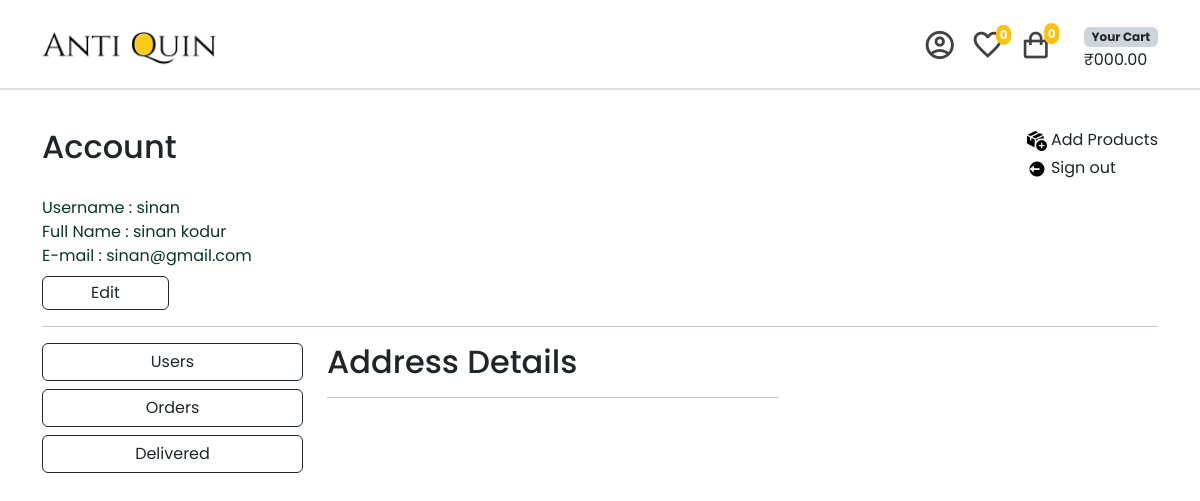
Before: /account/orders-details/161/ (signed in) with the older database file.
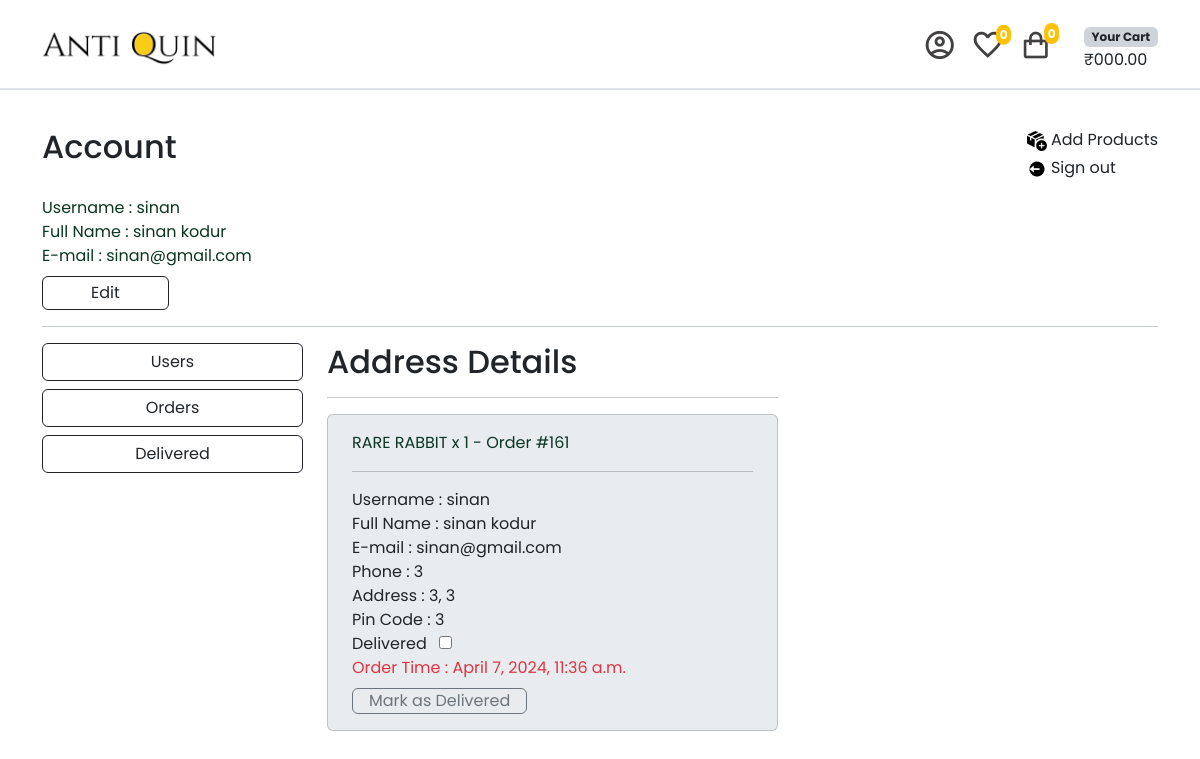
After: the same page with the newer database file.
### order/models.py (models this page shows, shortened)
class OrderItem(models.Model):
    order = models.ForeignKey(Order, on_delete=models.CASCADE)
    product = models.ForeignKey(Product, on_delete=models.CASCADE)
    quantity = models.PositiveIntegerField()
    price = models.DecimalField(max_digits=10, decimal_places=2)
    subtotal = models.DecimalField(max_digits=10, decimal_places=2, blank=True, null=True)
    def __str__(self):
        return f"{self.product.name} x {self.quantity} - Order #{self.order.id}"

class Order(models.Model):
    ORDERED = 'ordered'
    DISPATCHED = 'dispatched'
    DELIVERED = 'delivered'
    STATUS_CHOICES = (
        (ORDERED, 'Ordered'),
        (DISPATCHED, 'Dispatched'),
        (DELIVERED, 'Delivered')
    )
    user = models.ForeignKey(User, on_delete=models.CASCADE)
    first_name = models.CharField(max_length=100)
    last_name = models.CharField(max_length=100)
    email = models.EmailField(blank=True, null=True)
    address = models.TextField()
    pincode = models.IntegerField()
    place = models.CharField(max_length=100)
    phone = models.IntegerField()
    created_at = models.DateTimeField(auto_now_add=True)
    is_cancelled = models.BooleanField(default=False)
    is_delivered = models.BooleanField(default=False)
    paid = models.BooleanField(default=False)
    paid_amount = models.IntegerField(blank=True, null=True)
    status = models.CharField(max_length=20, choices=STATUS_CHOICES, default=ORDERED)

### item/models.py (models this page shows, shortened)
class Product(models.Model):
    category = models.ForeignKey(Category, related_name='items', on_delete=models.CASCADE)
    name = models.CharField(max_length=255)
    description = models.CharField(max_length=255, null=True, blank=True)
    price = models.DecimalField(max_digits=10, decimal_places=2)
    image = models.ImageField(null=True, blank=True, upload_to="images/")
    is_sold = models.BooleanField(default=False)
    quantity = models.PositiveIntegerField(default=1)
    created_by = models.ForeignKey(User, related_name='items', on_delete=models.CASCADE)
    created_at = models.DateTimeField(auto_now_add=True)
    class Meta:
        verbose_name_plural = 'Products'
        ordering = ('created_at',)

### account/views.py (the view)
# urls.py: path('orders-details/<int:pk>/',views.orders_details, name='orders_details'),
@login_required
def orders_details(request, pk):
    orders = Order.objects.filter(pk=pk)
    order_items = OrderItem.objects.filter(pk=pk)
    return render(request, 'account/orders_details.html',{
        'orders' : orders,
        'order_items' : order_items
    })

### account/templates/account/orders_details.html (shortened to what this page needs)
{% extends "account/profile.html" %}
{% load static %}
{% block admin %}
<div class="col-lg-5 col-md-8 col-12">
    <h2>Address Details</h2>
    <hr>
    {% for order in orders %}
        {% if not order.is_delivered %}
            <form action="{% url "account:deliver_order" order.id %}" method="post">
                <div class="card p-4 pt-3 pb-3 mb-3 bg-body-secondary">
                    <span class="text-success-emphasis">
                        {% for item in order.orderitem_set.all %}
                            {{ item }}
                            <br>
                        {% endfor %}
                    </span>
                    <hr>
                    Username : {{ order.user.username }} <br>
                    Full Name : {{ order.first_name }} {{ order.last_name }} <br>
                    E-mail : {{ order.email }} <br>
                    Phone : {{ order.phone }} <br>
                    Address : {{ order.address }}, {{ order.place }} <br>
                    Pin Code : {{ order.pincode }} <br>
                    <div>
                        <label for="delivered_{{ order.id }}" class="pe-2">Delivered</label>
                        <input type="checkbox" id="delivered_{{ order.id }}" name="delivered_orders[]" value="{{ order.id }}" required>
                    </div>
                    <span class="text-danger">Order Time : {{ order.created_at }}</span>
                    <div class="mt-2">
                        <button class="btn btn-outline-secondary p-0 ps-3 pe-3" type="submit">Mark as Delivered</button>
                    </div>
                </div>
            </form>
        {% endif %}
    {% endfor %}
</div>
{% endblock admin %}

Changed rows visible on the page:
added Order: user.username "sinan", first_name "sinan", last_name "kodur", email "sinan@gmail.com", phone "3", address "3", place "3", pincode "3", created_at "April 7, 2024, 11:36 a.m."
added OrderItem: product+quantity+order "RARE RABBIT x 1 - Order #161"
